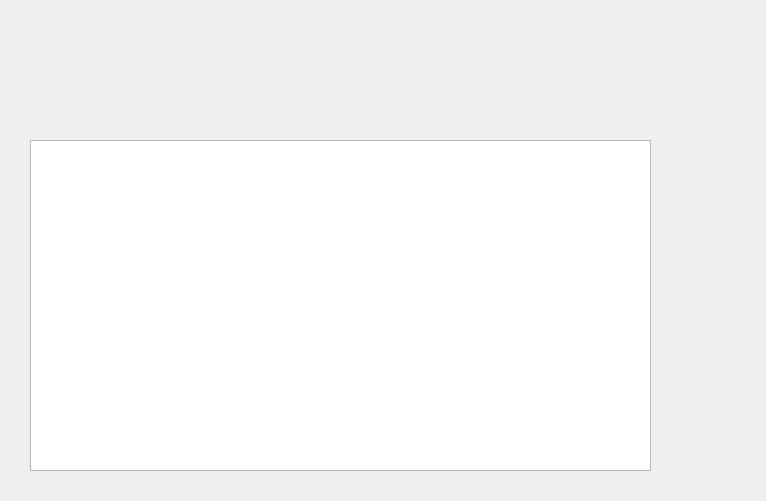
<?xml version="1.0" encoding="UTF-8"?>
<ui version="4.0">
 <class>listrdv</class>
 <widget class="QWidget" name="listrdv">
  <property name="geometry">
   <rect>
    <x>0</x>
    <y>0</y>
    <width>766</width>
    <height>501</height>
   </rect>
  </property>
  <property name="windowTitle">
   <string>Form</string>
  </property>
  <widget class="QTableView" name="list">
   <property name="geometry">
    <rect>
     <x>30</x>
     <y>140</y>
     <width>621</width>
     <height>331</height>
    </rect>
   </property>
  </widget>
  <widget class="QPushButton" name="dashboard">
   <property name="geometry">
    <rect>
     <x>30</x>
     <y>10</y>
     <width>81</width>
     <height>61</height>
    </rect>
   </property>
   <property name="styleSheet">
    <string notr="true">border:0px;</string>
   </property>
   <property name="text">
    <string/>
   </property>
  </widget>
 </widget>
 <resources/>
 <connections/>
</ui>
